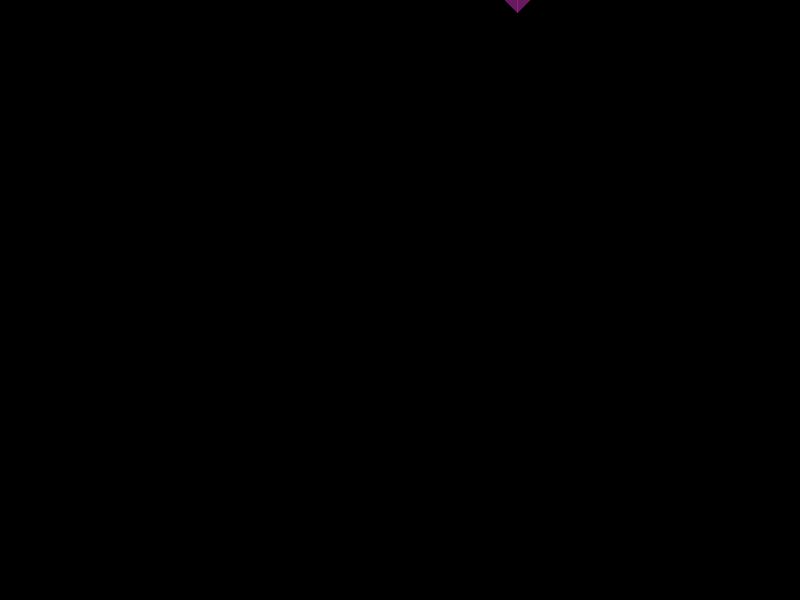
Frame 1 (no input)
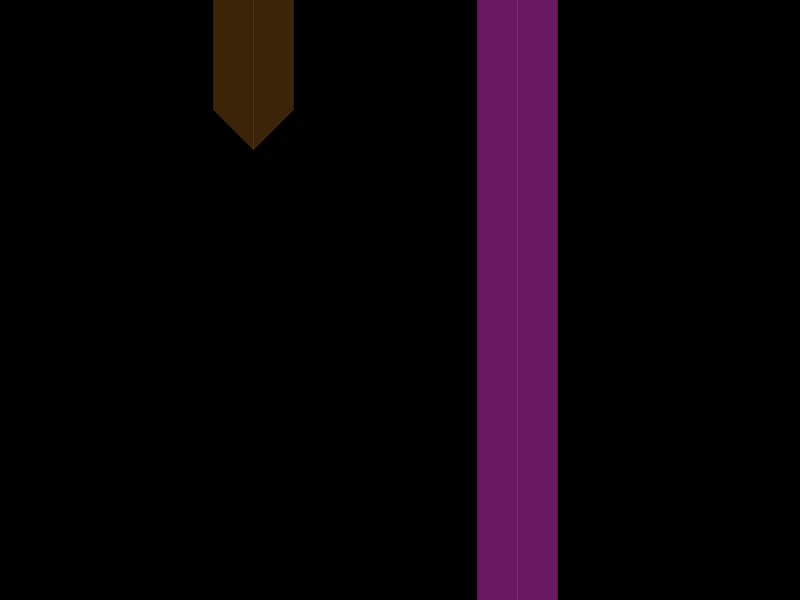
Frame 60 (the mouse pressed at the canvas centre just before this capture)
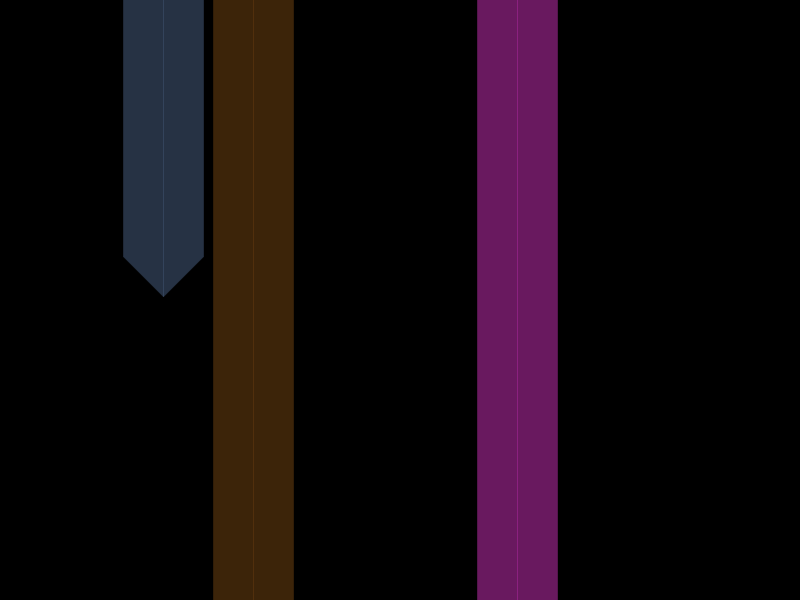
Frame 120 (the mouse held since frame 60 and released just before this capture)

The Processing sketch that drew these frames (run headless with seeded random() and noise(); from frame 60 on, the mouse is pressed at the canvas centre):

// Processing sketch: sketch_20170325_2
// ── sketch_20170325_2.pde
Arrow ar;
int isFilling = 1;

void setup(){
  size(800,600);
  background(0);
  smooth();
  
  ar = new Arrow();
  
}

void draw(){
  ar.update();
  if(ar.topy > height+ar.angle){
    ar.init();
  };
}

class Arrow{
  
  float topx,topy;
  color col;
  float angle;
  float direction;
  float speed;
  
  Arrow(){
    topx = random(width);
    topy = 0;
    angle = 40;
    direction = 0;
    speed = random(10,20);
    col = color(random(255),random(255),random(255));
  }
  
  void init(){
    topx = random(width);
    topy = 0;
    angle = 40;
    direction = 0;
    speed = random(10,20);
    col = color(random(255),random(255),random(255));
  }
  
  void update(){
    stroke(col,90);
        
    if(isFilling == 1){
      for(int i=0;i<speed;i++){
        line(topx,topy,topx-angle,topy-angle);
        line(topx,topy,topx+angle,topy-angle);
        topx += 0;
        topy += 1;
      }
    }else{
      line(topx,topy,topx-angle,topy-angle);
      line(topx,topy,topx+angle,topy-angle);
      topx += 0;
      topy += speed;
    }
 }
}
